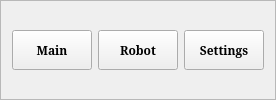
               <widget class="QFrame" name="frame_32">
                <property name="sizePolicy">
                 <sizepolicy hsizetype="Preferred" vsizetype="Preferred">
                  <horstretch>0</horstretch>
                  <verstretch>1</verstretch>
                 </sizepolicy>
                </property>
                <property name="styleSheet">
                 <string notr="true">#frame_32 QPushButton{
background-color:orange;
color:black;
}


#frame_32 QPushButton:hover{
	background-color: #FFCE9F;

}</string>
                </property>
                <property name="frameShape">
                 <enum>QFrame::StyledPanel</enum>
                </property>
                <property name="frameShadow">
                 <enum>QFrame::Raised</enum>
                </property>
                <layout class="QHBoxLayout" name="horizontalLayout_9">
                 <item>
                  <widget class="QPushButton" name="btn_rmain">
                   <property name="minimumSize">
                    <size>
                     <width>0</width>
                     <height>40</height>
                    </size>
                   </property>
                   <property name="font">
                    <font>
                     <family>Serif</family>
                     <weight>75</weight>
                     <bold>true</bold>
                    </font>
                   </property>
                   <property name="text">
                    <string>Main</string>
                   </property>
                  </widget>
                 </item>
                 <item>
                  <widget class="QPushButton" name="btn_rrobot">
                   <property name="minimumSize">
                    <size>
                     <width>0</width>
                     <height>40</height>
                    </size>
                   </property>
                   <property name="font">
                    <font>
                     <family>Serif</family>
                     <weight>75</weight>
                     <bold>true</bold>
                    </font>
                   </property>
                   <property name="text">
                    <string>Robot</string>
                   </property>
                  </widget>
                 </item>
                 <item>
                  <widget class="QPushButton" name="btn_rsettings">
                   <property name="minimumSize">
                    <size>
                     <width>0</width>
                     <height>40</height>
                    </size>
                   </property>
                   <property name="font">
                    <font>
                     <family>Serif</family>
                     <weight>75</weight>
                     <bold>true</bold>
                    </font>
                   </property>
                   <property name="text">
                    <string>Settings</string>
                   </property>
                  </widget>
                 </item>
                </layout>
               </widget>
